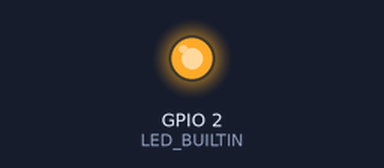
The sketch below on a simulated ESP8266 (NodeMCU). On the bench: output pins drawn as LEDs (lit = HIGH, except the on-board LED, lit = LOW). What the sketch prints to the serial monitor is not drawn.

Above: at 0.15 s.
At 2.8 s:
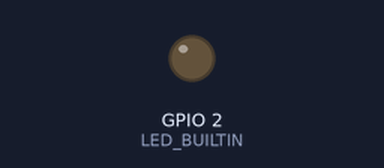
Timing chart, 0 to 6.9 s (numbered marks = the images above):
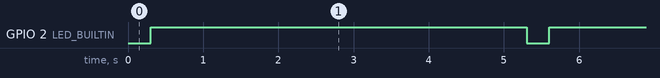

Measured:
- by itself, GPIO 2 (LED_BUILTIN): alternates HIGH for 5.0 s and LOW for 0.30 s

The sketch:

noel_trash_server.ino
```cpp
// {"v1":14.5,"v2":15.0,"v3":16.0,"ps":1,"bs":0}
#include <ESP8266WiFi.h>
#include <Arduino.h>
#include <ESPAsyncTCP.h>
#include <ESPAsyncWebServer.h>

const char* ssid     = "Smart Dustbin";
const char* password = "MySmartDustbin";

AsyncWebServer server(80);

const char index_html[] PROGMEM = R"rawliteral(
<!DOCTYPE html>
<html>
<head>
    <title>My Smart Dustbin</title>
    <style>
        body {
            background-color: #f5f5f5;
            font-family: Arial, sans-serif;
            text-align: center;
        }

        h1 {
            margin-top: 50px;
        }

        .battery-icon {
            position: relative;
            width: 200px;
            height: 300px;
            background-color: #f1f1f1;
            border-radius: 10px;
            display: flex;
            flex-direction: column;
            justify-content: flex-end;
            align-items: center;
            margin: 50px auto;
            overflow: hidden;
        }

        .battery-fill {
            width: 100%;
            height: var(--level);
            background-color: #f1f1f1;
            position: relative;
        }

        .battery-fill::before {
            content: '';
            position: absolute;
            bottom: 0;
            left: 0;
            width: 100%;
            height: calc(40% + var(--level));
            background-color: #4CAF50;
            transition: height 0s;
        }
    </style>
</head>
<body>
    <h1>My Smart Dustbin</h1>

    <div class="battery-icon">
        <div class="battery-fill" id="battery-fill"></div>
    </div>
    <div><p><span id="s1"></span></p></div>
    <script>
        const batteryFill = document.getElementById('battery-fill');
        function getPayLoad() {
          var xhttp = new XMLHttpRequest();
          xhttp.onreadystatechange = function() {
            if (this.readyState == 4 && this.status == 200) {
                let payLoad = JSON.parse(this.responseText);
                var level = payLoad.lvl + '%';
                document.getElementById('s1').innerText = level;
                batteryFill.style.setProperty('--level', level);
            }
          };
          xhttp.open("GET", "/get-payloads", true);
          xhttp.send();
        }
        getPayLoad();
        setInterval(getPayLoad, 1500);
    </script>
</body>
</html>
)rawliteral";

String data_buffer = "", ser_buf = "", input = "";
unsigned long last_millis = 0;

class Blinker
{
    int ledPin;
    long onTime;
    long offTime;

    int ledState;
    unsigned long previousMillis;
    unsigned long currentMillis;
  public:
    Blinker(int pin, long on, long off)
    {
      ledPin = pin;
      pinMode(ledPin, OUTPUT);

      onTime = on;
      offTime = off;
      ledState = LOW;
      previousMillis = 0;
    }
    void Update()
    {
      currentMillis = millis();
      if ((ledState == HIGH) && (currentMillis - previousMillis >= onTime))
      {
        ledState = LOW;
        previousMillis = currentMillis;
        digitalWrite(ledPin, ledState);
      }
      else if ((ledState == LOW) && (currentMillis - previousMillis >= offTime))
      {
        ledState = HIGH;
        previousMillis = currentMillis;
        digitalWrite(ledPin, ledState);
      }
    }
};

Blinker statusLed(LED_BUILTIN, 5000, 300);

void setup() {
  Serial.begin(9600);
  pinMode(LED_BUILTIN, OUTPUT);
  Serial.print("Setting AP (Access Point)…");
  WiFi.softAP(ssid, password);
  IPAddress IP = WiFi.softAPIP();
  // Serial.print("AP IP address: ");
  // Serial.println(IP);

  data_buffer.reserve(64);
  ser_buf.reserve(32);
  input.reserve(20);

  server.on("/", HTTP_GET, [](AsyncWebServerRequest * request) {
    request->send_P(200, "text/html", index_html);
    });

    server.on("/get-payloads", HTTP_GET, [](AsyncWebServerRequest * request) {
    request->send_P(200, "text/plain", data_buffer.c_str());
    });

   server.begin();
}

void loop() {
  statusLed.Update();
  if(millis() - last_millis >= 2000)
  {
    Serial.println("+read;");
    last_millis = millis();
  }
  while(Serial.available() > 0)
  {
    delay(3);
    char c = Serial.read();
    ser_buf += c;
  }
  if(ser_buf.length() > 0)
  {
    ser_buf.trim();
    data_buffer = "";
    data_buffer.concat("{\"lvl\":");
    data_buffer.concat(ser_buf);
    data_buffer.concat("}");
    ser_buf = "";
  }
}
```
